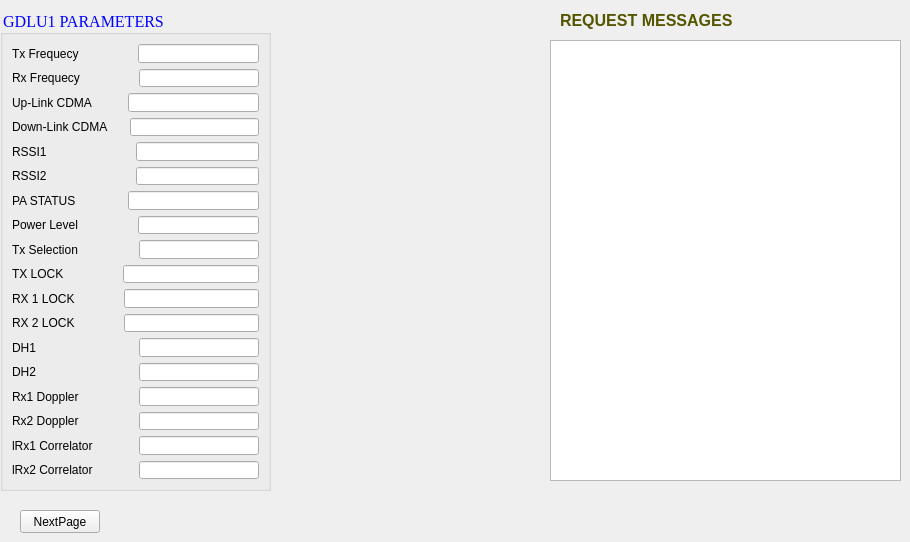
      <widget class="QWidget" name="page_3">
       <widget class="QPlainTextEdit" name="request_msg_ldt">
        <property name="geometry">
         <rect>
          <x>550</x>
          <y>40</y>
          <width>351</width>
          <height>441</height>
         </rect>
        </property>
        <property name="font">
         <font>
          <pointsize>8</pointsize>
         </font>
        </property>
        <property name="styleSheet">
         <string notr="true">color: rgb(0, 0, 0);</string>
        </property>
       </widget>
       <widget class="QLabel" name="label_5">
        <property name="geometry">
         <rect>
          <x>560</x>
          <y>10</y>
          <width>201</width>
          <height>21</height>
         </rect>
        </property>
        <property name="font">
         <font>
          <pointsize>12</pointsize>
          <weight>75</weight>
          <bold>true</bold>
         </font>
        </property>
        <property name="styleSheet">
         <string notr="true">color: rgb(85, 85, 0);
</string>
        </property>
        <property name="text">
         <string>REQUEST MESSAGES</string>
        </property>
       </widget>
       <widget class="QGroupBox" name="groupBox_MDLUSTATUS">
        <property name="geometry">
         <rect>
          <x>0</x>
          <y>10</y>
          <width>271</width>
          <height>481</height>
         </rect>
        </property>
        <property name="font">
         <font>
          <family>Times New Roman</family>
          <pointsize>12</pointsize>
          <weight>9</weight>
          <italic>false</italic>
          <bold>false</bold>
         </font>
        </property>
        <property name="styleSheet">
         <string notr="true">font: 75 12pt &quot;Times New Roman&quot;;
color: rgb(0, 0, 255);
</string>
        </property>
        <property name="title">
         <string>GDLU1 PARAMETERS</string>
        </property>
        <layout class="QGridLayout" name="gridLayout_5">
         <item row="16" column="0">
          <layout class="QHBoxLayout" name="horizontalLayout_33">
           <item>
            <widget class="QLabel" name="labellRx1Correlator">
             <property name="styleSheet">
              <string notr="true">color: rgb(0, 0, 0);</string>
             </property>
             <property name="text">
              <string>lRx1 Correlator                 </string>
             </property>
            </widget>
           </item>
           <item>
            <widget class="QLineEdit" name="lineEditlRx1Correlator">
             <property name="minimumSize">
              <size>
               <width>120</width>
               <height>0</height>
              </size>
             </property>
            </widget>
           </item>
          </layout>
         </item>
         <item row="14" column="0">
          <layout class="QHBoxLayout" name="horizontalLayout_31">
           <item>
            <widget class="QLabel" name="labelRx1Doppler">
             <property name="styleSheet">
              <string notr="true">color: rgb(0, 0, 0);</string>
             </property>
             <property name="text">
              <string>Rx1 Doppler                     </string>
             </property>
            </widget>
           </item>
           <item>
            <widget class="QLineEdit" name="lineEditRx1Doppler">
             <property name="minimumSize">
              <size>
               <width>120</width>
               <height>0</height>
              </size>
             </property>
            </widget>
           </item>
          </layout>
         </item>
         <item row="15" column="0">
          <layout class="QHBoxLayout" name="horizontalLayout_32">
           <item>
            <widget class="QLabel" name="labelRx2Doppler">
             <property name="styleSheet">
              <string notr="true">color: rgb(0, 0, 0);</string>
             </property>
             <property name="text">
              <string>Rx2 Doppler                     </string>
             </property>
            </widget>
           </item>
           <item>
            <widget class="QLineEdit" name="lineEditRx2Doppler">
             <property name="minimumSize">
              <size>
               <width>120</width>
               <height>0</height>
              </size>
             </property>
            </widget>
           </item>
          </layout>
         </item>
         <item row="12" column="0">
          <layout class="QHBoxLayout" name="horizontalLayout_26">
           <item>
            <widget class="QLabel" name="label_DH1">
             <property name="styleSheet">
              <string notr="true">color: rgb(0, 0, 0);</string>
             </property>
             <property name="text">
              <string>DH1            </string>
             </property>
            </widget>
           </item>
           <item>
            <widget class="QLineEdit" name="lineEditDH1">
             <property name="maximumSize">
              <size>
               <width>120</width>
               <height>16777215</height>
              </size>
             </property>
            </widget>
           </item>
          </layout>
         </item>
         <item row="7" column="0">
          <layout class="QHBoxLayout" name="horizontalLayout_16">
           <item>
            <widget class="QLabel" name="labelPowerLevel">
             <property name="styleSheet">
              <string notr="true">color: rgb(0, 0, 0);</string>
             </property>
             <property name="text">
              <string>Power Level                </string>
             </property>
            </widget>
           </item>
           <item>
            <widget class="QLineEdit" name="lineEditPALEVEL_STATUS">
             <property name="minimumSize">
              <size>
               <width>120</width>
               <height>0</height>
              </size>
             </property>
            </widget>
           </item>
          </layout>
         </item>
         <item row="8" column="0">
          <layout class="QHBoxLayout" name="horizontalLayout_17">
           <item>
            <widget class="QLabel" name="labelTxSelection_Status">
             <property name="styleSheet">
              <string notr="true">color: rgb(0, 0, 0);</string>
             </property>
             <property name="text">
              <string>Tx Selection                 </string>
             </property>
            </widget>
           </item>
           <item>
            <widget class="QLineEdit" name="lineEditTXPORT_STATUS">
             <property name="minimumSize">
              <size>
               <width>120</width>
               <height>0</height>
              </size>
             </property>
            </widget>
           </item>
          </layout>
         </item>
         <item row="9" column="0">
          <layout class="QHBoxLayout" name="horizontalLayout_22">
           <item>
            <widget class="QLabel" name="labelTxLock_Status">
             <property name="styleSheet">
              <string notr="true">color: rgb(0, 0, 0);</string>
             </property>
             <property name="text">
              <string>TX LOCK                </string>
             </property>
            </widget>
           </item>
           <item>
            <widget class="QLineEdit" name="lineEditTXLock_STATUS">
             <property name="minimumSize">
              <size>
               <width>120</width>
               <height>0</height>
              </size>
             </property>
            </widget>
           </item>
          </layout>
         </item>
         <item row="10" column="0">
          <layout class="QHBoxLayout" name="horizontalLayout_23">
           <item>
            <widget class="QLabel" name="labelRx1Lock_Status">
             <property name="styleSheet">
              <string notr="true">color: rgb(0, 0, 0);</string>
             </property>
             <property name="text">
              <string>RX 1 LOCK             </string>
             </property>
            </widget>
           </item>
           <item>
            <widget class="QLineEdit" name="lineEditRx1Lock_STATUS">
             <property name="minimumSize">
              <size>
               <width>120</width>
               <height>0</height>
              </size>
             </property>
            </widget>
           </item>
          </layout>
         </item>
         <item row="11" column="0">
          <layout class="QHBoxLayout" name="horizontalLayout_25">
           <item>
            <widget class="QLabel" name="labelRx2Lock_Status">
             <property name="styleSheet">
              <string notr="true">color: rgb(0, 0, 0);</string>
             </property>
             <property name="text">
              <string>RX 2 LOCK             </string>
             </property>
            </widget>
           </item>
           <item>
            <widget class="QLineEdit" name="lineEditRx2Lock_STATUS">
             <property name="minimumSize">
              <size>
               <width>120</width>
               <height>0</height>
              </size>
             </property>
            </widget>
           </item>
          </layout>
         </item>
         <item row="0" column="0">
          <layout class="QHBoxLayout" name="horizontalLayout_15">
           <item>
            <widget class="QLabel" name="label_txFreq_1">
             <property name="styleSheet">
              <string notr="true">color: rgb(0, 0, 0);</string>
             </property>
             <property name="text">
              <string>Tx Frequecy                </string>
             </property>
            </widget>
           </item>
           <item>
            <widget class="QLineEdit" name="lineEditTxFreq_STATUS">
             <property name="minimumSize">
              <size>
               <width>120</width>
               <height>0</height>
              </size>
             </property>
            </widget>
           </item>
          </layout>
         </item>
         <item row="1" column="0">
          <layout class="QHBoxLayout" name="horizontalLayout_14">
           <item>
            <widget class="QLabel" name="labelRxFreq_1">
             <property name="styleSheet">
              <string notr="true">color: rgb(0, 0, 0);</string>
             </property>
             <property name="text">
              <string>Rx Frequecy                </string>
             </property>
            </widget>
           </item>
           <item>
            <widget class="QLineEdit" name="lineEditRxFreq_STATUS">
             <property name="minimumSize">
              <size>
               <width>120</width>
               <height>0</height>
              </size>
             </property>
            </widget>
           </item>
          </layout>
         </item>
         <item row="2" column="0">
          <layout class="QHBoxLayout" name="horizontalLayout_18">
           <item>
            <widget class="QLabel" name="labelUpLinkCDMA_1">
             <property name="styleSheet">
              <string notr="true">color: rgb(0, 0, 0);</string>
             </property>
             <property name="text">
              <string>Up-Link CDMA         </string>
             </property>
            </widget>
           </item>
           <item>
            <widget class="QLineEdit" name="lineEditUpLinkCDMA_STATUS">
             <property name="minimumSize">
              <size>
               <width>120</width>
               <height>0</height>
              </size>
             </property>
            </widget>
           </item>
          </layout>
         </item>
         <item row="3" column="0">
          <layout class="QHBoxLayout" name="horizontalLayout_21">
           <item>
            <widget class="QLabel" name="labelDownLinkCDMA">
             <property name="styleSheet">
              <string notr="true">color: rgb(0, 0, 0);</string>
             </property>
             <property name="text">
              <string>Down-Link CDMA     </string>
             </property>
            </widget>
           </item>
           <item>
            <widget class="QLineEdit" name="lineEditDOWNLinkCDMA_STATUS">
             <property name="minimumSize">
              <size>
               <width>120</width>
               <height>0</height>
              </size>
             </property>
            </widget>
           </item>
          </layout>
         </item>
         <item row="4" column="0">
          <layout class="QHBoxLayout" name="horizontalLayout_13">
           <item>
            <widget class="QLabel" name="labelRSSI1">
             <property name="styleSheet">
              <string notr="true">color: rgb(0, 0, 0);</string>
             </property>
             <property name="text">
              <string>RSSI1                         </string>
             </property>
            </widget>
           </item>
           <item>
            <widget class="QLineEdit" name="lineEditRSSI1_STATUS">
             <property name="minimumSize">
              <size>
               <width>120</width>
               <height>0</height>
              </size>
             </property>
            </widget>
           </item>
          </layout>
         </item>
         <item row="5" column="0">
          <layout class="QHBoxLayout" name="horizontalLayout_24">
           <item>
            <widget class="QLabel" name="labelRSSI2">
             <property name="styleSheet">
              <string notr="true">color: rgb(0, 0, 0);</string>
             </property>
             <property name="text">
              <string>RSSI2                         </string>
             </property>
            </widget>
           </item>
           <item>
            <widget class="QLineEdit" name="lineEditRSSI2_STATUS">
             <property name="minimumSize">
              <size>
               <width>120</width>
               <height>0</height>
              </size>
             </property>
            </widget>
           </item>
          </layout>
         </item>
         <item row="6" column="0">
          <layout class="QHBoxLayout" name="horizontalLayout_19">
           <item>
            <widget class="QLabel" name="labelPA_Status">
             <property name="styleSheet">
              <string notr="true">color: rgb(0, 0, 0);</string>
             </property>
             <property name="text">
              <string>PA STATUS              </string>
             </property>
            </widget>
           </item>
           <item>
            <widget class="QLineEdit" name="lineEditPA_STATUS">
             <property name="minimumSize">
              <size>
               <width>120</width>
               <height>0</height>
              </size>
             </property>
            </widget>
           </item>
          </layout>
         </item>
         <item row="13" column="0">
          <layout class="QHBoxLayout" name="horizontalLayout_27">
           <item>
            <widget class="QLabel" name="labelDH2">
             <property name="styleSheet">
              <string notr="true">color: rgb(0, 0, 0);</string>
             </property>
             <property name="text">
              <string>DH2            </string>
             </property>
            </widget>
           </item>
           <item>
            <widget class="QLineEdit" name="lineEditDH2">
             <property name="maximumSize">
              <size>
               <width>120</width>
               <height>16777215</height>
              </size>
             </property>
            </widget>
           </item>
          </layout>
         </item>
         <item row="17" column="0">
          <layout class="QHBoxLayout" name="horizontalLayout_38">
           <item>
            <widget class="QLabel" name="labellRx2Correlator">
             <property name="styleSheet">
              <string notr="true">color: rgb(0, 0, 0);</string>
             </property>
             <property name="text">
              <string>lRx2 Correlator                 </string>
             </property>
            </widget>
           </item>
           <item>
            <widget class="QLineEdit" name="lineEditlRx2Correlator">
             <property name="minimumSize">
              <size>
               <width>120</width>
               <height>0</height>
              </size>
             </property>
            </widget>
           </item>
          </layout>
         </item>
        </layout>
       </widget>
       <widget class="QPushButton" name="pushButton">
        <property name="geometry">
         <rect>
          <x>20</x>
          <y>510</y>
          <width>80</width>
          <height>23</height>
         </rect>
        </property>
        <property name="text">
         <string>NextPage</string>
        </property>
       </widget>
      </widget>
